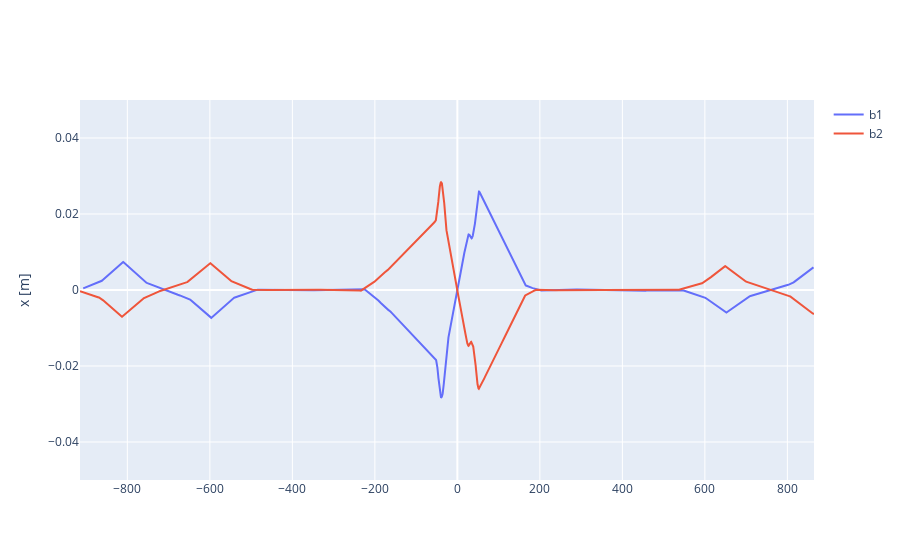

The notebook cell this image was saved under:
### Code cell
fig = go.Figure()

fig.add_trace(go.Scatter(x=s5_b1, y=x5_b1, mode='lines', name = 'b1'))
fig.add_trace(go.Scatter(x=s5_b2, y=x5_b2, mode='lines', name = 'b2'))
fig.update_yaxes(range=[-0.05, 0.05], title_text="x [m]")

fig.show()

### Figure 1 — Plotly figure (JSON) as saved in the notebook; plotly's stock layout.template omitted (floating-point values rounded to 4 significant figures; data arrays with more than 128 entries replaced by an {"elided": "..."} marker saying what was removed)
{"data": [{"mode": "lines", "name": "b1", "type": "scatter", "x": {"elided": "10001 float values"}, "y": {"elided": "10001 float values"}}, {"mode": "lines", "name": "b2", "type": "scatter", "x": {"elided": "10001 float values"}, "y": {"elided": "10001 float values"}}], "layout": {"yaxis": {"range": [-0.05, 0.05], "title": {"text": "x [m]"}}}}
